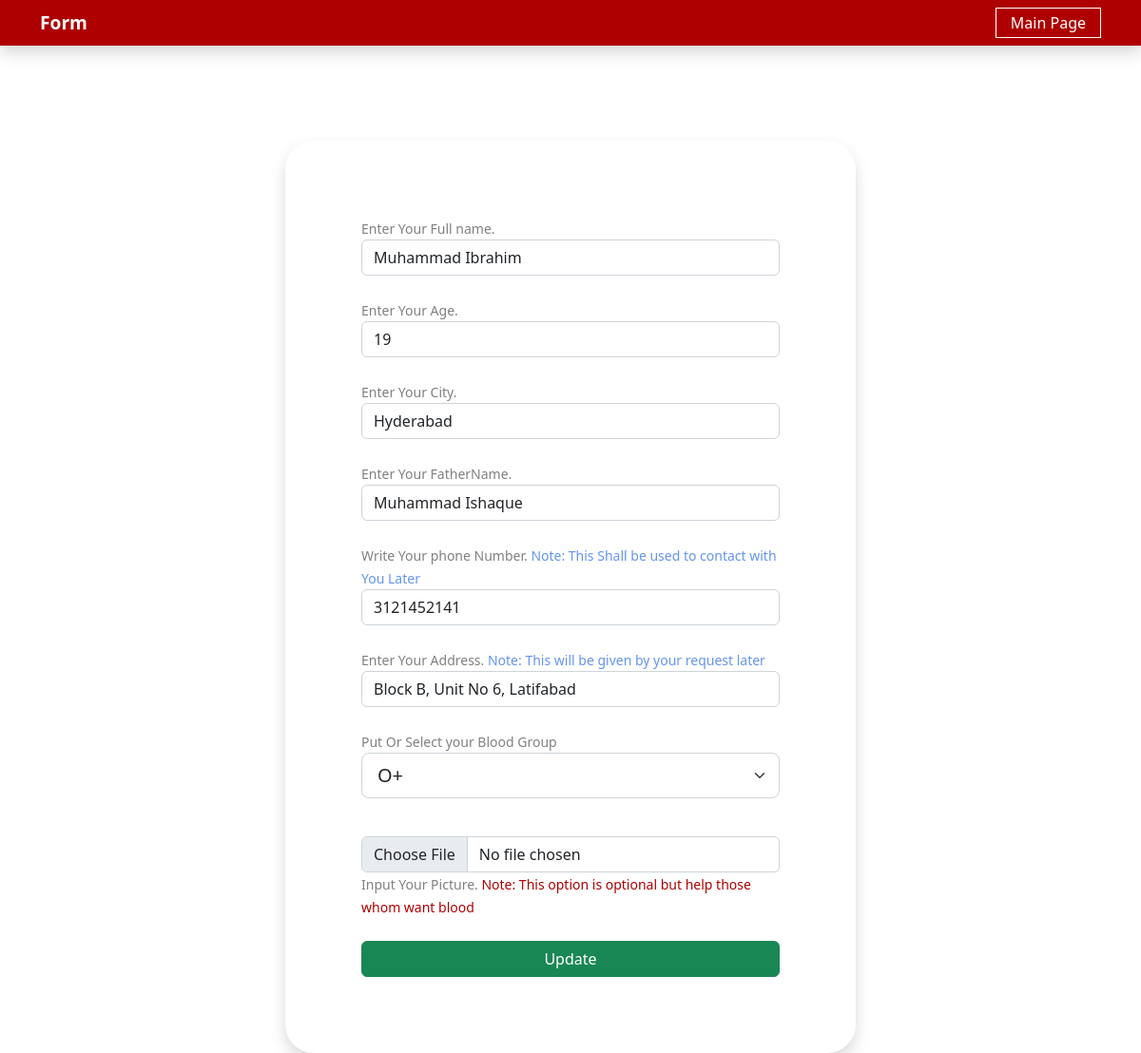
The page /updated.php?id=30 on the database its author committed.
### tables this page shows
CREATE TABLE `donordata` (
  `id` int(11) NOT NULL,
  `name` varchar(100) NOT NULL,
  `email` varchar(100) NOT NULL,
  `age` int(100) NOT NULL,
  `fathername` varchar(100) NOT NULL,
  `phone` varchar(100) NOT NULL,
  `bg` varchar(100) NOT NULL,
  `images` varchar(100) NOT NULL DEFAULT 'anonymous',
  `location` varchar(100) NOT NULL,
  `address` varchar(200) NOT NULL
);

### updated.php (the view, shortened to what this page needs)
<?php
$con = mysqli_connect("localhost", "root", "", "project");
if(isset($_GET['id']) )
{
$id =  $_GET['id'];
$select ="SELECT * from donordata where id='$id'";
$row = mysqli_query($con,$select);
$data = mysqli_fetch_assoc($row);
    }
  ?>
<!doctype html>
<html lang="en">
<head>
  <link href="https://cdn.jsdelivr.net/npm/bootstrap@5.2.1/dist/css/bootstrap.min.css" rel="stylesheet"
>
  <link href="https://cdn.jsdelivr.net/npm/bootstrap@5.2.1/dist/css/bootstrap.min.css" rel="stylesheet"
>
  <link rel="stylesheet" href="files/aos.css">
</head>
<body>
  <header class="custom shadow">
    <div class="container box">
      <a href="donor.php" class="navbar-brand">
        <strong style="font-size:larger;">Form</strong>
      </a>
      <a href="index.php" id="logout">Main Page</a>
    </div>
  </header>
  <div class="container foram shadow" data-aos="flip-down" data-aos-duration="2000">
    <div class="col-lg-12">
      <form method="post" enctype="multipart/form-data">
        <small>Enter Your Full name.</small><input type="text"
            value="<?php echo $data['name'] ?>"  name="name" class="form-control" autocomplete="off" Required><br>
        <small>Enter Your Age.</small><input type="number" name="age"
            value="<?php echo $data['age'] ?>" class="form-control" autocomplete="off" Required><br>
        <small>Enter Your City.</small><input type="text" name="loc"
            value="<?php echo $data['location'] ?>" class="form-control" autocomplete="off" Required><br>
        <small>Enter Your FatherName.</small><input type="text"
            value="<?php echo $data['fathername'] ?>" name="fname" class="form-control" autocomplete="off" Required><br>
        <small>Write Your phone Number. <span style="color:cornflowerblue;">Note: This Shall be used to contact with You
            Later</span></small> <input value="<?php echo $data['phone'] ?>"
          type="tel" name="phone" id="phone" class="form-control" Required><br>
        <small>Enter Your Address. <span style="color:cornflowerblue;">Note: This will be given by your request
            later</span></small><input type="text"  value="<?php echo $data['address'] ?>"  name="add" class="form-control" autocomplete="off" Required><br>
        <div class="group">
          <small>Put Or Select your Blood Group</small><input
              value="<?php echo $data['bg'] ?>" list="listitem" class="form-select form-select-lg mb-3"
            aria-label=".form-select-lg example" name="bg" id="sel" Required>
        </div><br>
        <input type="file" name="img" id="picture" class="form-control"><small>Input Your Picture. <span
            style="color:#ae0000;">Note: This option is optional but help those whom want blood</span></small>
        <br><br>
        <div class="d-grid gap-2 fotmar">
          <input class="btn btn-success" type="submit" name="save" id="save" value="Update"/>
        </div>
      </form>
    </div>
  </div>
</body>
</html>

### updated.php (style rules this page uses)
* { margin: 0%; padding: 0%; box-sizing: border-box; }
header { display: flex; justify-content: center; align-items: center; height: 6vh; margin-bottom: 10px; color: white; }
.box { display: flex; justify-content: space-between; align-items: center; }
small { color: grey; }
#logout { text-decoration: none; color: white; border: 1px solid white; padding: 3px 15px; border-radius: 0px; }
.custom { background-color: rgb(174, 0, 0); margin-bottom: 100px; }
.foram { width: 600px; background-color: white; padding: 5rem; border-radius: 30px; }
body { background: url('images/sun-8066051.jpg'); background-size: cover; }

### rows shown on the page
donordata: name "Muhammad Ibrahim", age "19", loc "Hyderabad", fname "Muhammad Ishaque", phone "3121452141", add "Block B, Unit No 6, Latifabad", bg "O+"
